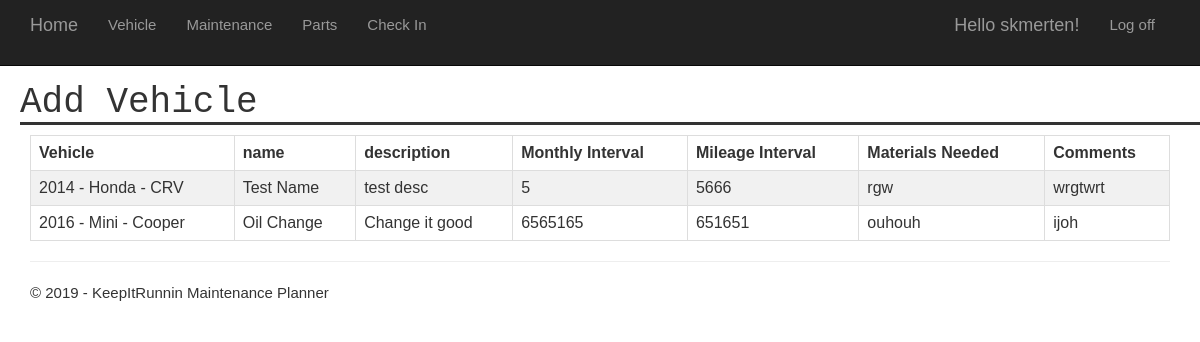
The app's page /maintenance/view/ (signed in) with its own data.
### app/models.py (models this page shows, shortened)
class Maintenance(models.Model):
    vehicle = models.ForeignKey(Vehicle, on_delete=models.CASCADE)
    name = models.CharField(max_length=100)
    description = models.CharField(max_length=100)
    months = models.IntegerField(max_length=None)
    miles = models.IntegerField(max_length=None)
    materials = models.CharField(max_length=250)
    comments = models.CharField(max_length=250)

class Vehicle(models.Model):
    user = models.ForeignKey(User, on_delete=models.CASCADE)
    year = models.IntegerField(max_length=None)
    make = models.CharField(max_length=100)
    model = models.CharField(max_length=100)
    trim = models.CharField(max_length=100)
    mileage = models.IntegerField(max_length=None)
    vehicle_creation = models.DateTimeField(auto_now_add=True)
    def __str__(self):
        return str(self.year) + ' - ' + self.make + ' - ' + self.model

### app/views.py (the view)
# urls.py: path('maintenance/view/', app.views.viewMaint, name='viewMaint'),
@login_required(login_url='/login')
def viewMaint(request):
    maintenance = Maintenance.objects.filter(vehicle__user=request.user)
    assert isinstance(request, HttpRequest)
    return render(
        request,
        'app/viewMaint.html',
        {
            'title':'Add Vehicle',
            'year':datetime.now().year,
            'maintenance': maintenance
        }
    )

### app/templates/app/viewMaint.html
{% extends "app/layout.html" %}
{% block content %}
<div>
	<table id="schedulMaint2">
	  <tr>
        <th>Vehicle</th>
		<th>name</th>
		<th>description</th>
		<th>Monthly Interval</th>
		<th>Mileage Interval</th>
		<th>Materials Needed</th>
		<th>Comments</th>
	  </tr>
      {% for each in maintenance %}
	      <tr>
            <td>{{each.vehicle}}</td>
            <td>{{each.name}}</td>
            <td>{{each.description}}</td>
            <td>{{each.months}}</td>
            <td>{{each.miles}}</td>
            <td>{{each.materials}}</td>
            <td>{{each.comments}}</td>
	      </tr>
      {% endfor %}
	</table>
</div>
{% endblock %}

### app/templates/app/loginpartial.html (shortened to what this page needs)
{% if user.is_authenticated %}
<form id="logoutForm" action="/logout" method="post" class="navbar-right">
    <ul class="nav navbar-nav navbar-right">
        <li><span class="navbar-brand">Hello {{ user.username }}!</span></li>
        <li><a href="javascript:document.getElementById('logoutForm').submit()">Log off</a></li>
    </ul>
</form>
{% else %}
<ul class="nav navbar-nav navbar-right">
    <li><a href="{% url 'login' %}">Log in</a></li>
</ul>
{% endif %}

### app/static/app/content/site.css (style rules this page uses)
body { padding-top: 50px; padding-bottom: 30px; }

### app/static/app/content/w3.css (style rules this page uses)
html { box-sizing:border-box }
*,*:before,*:after { box-sizing:inherit }
html { -ms-text-size-adjust:100%;-webkit-text-size-adjust:100% }
body { margin:0 }
a { background-color:transparent;-webkit-text-decoration-skip:objects }
html,body { font-family:Verdana,sans-serif;font-size:15px;line-height:1.5 }
html { overflow-x:hidden }
a { color:inherit }

### app/static/app/content/forms.css (style rules this page uses)
table { font-family: arial, sans-serif; border-collapse: collapse; width: 100%; }
td, th { border: 1px solid #dddddd; text-align: left; padding: 8px; }
tr:nth-child(even) { background-color: #f1f1f1; }

### records on screen
Maintenance: vehicle "2014 - Honda - CRV", name "Test Name", description "test desc", months "5", miles "5666", materials "rgw", comments "wrgtwrt"
Maintenance: vehicle "2016 - Mini - Cooper", name "Oil Change", description "Change it good", months "6565165", miles "651651", materials "ouhouh", comments "ijoh"

### other values on screen
{{ user.username }} "skmerten"
{{ title }} "Add Vehicle"
